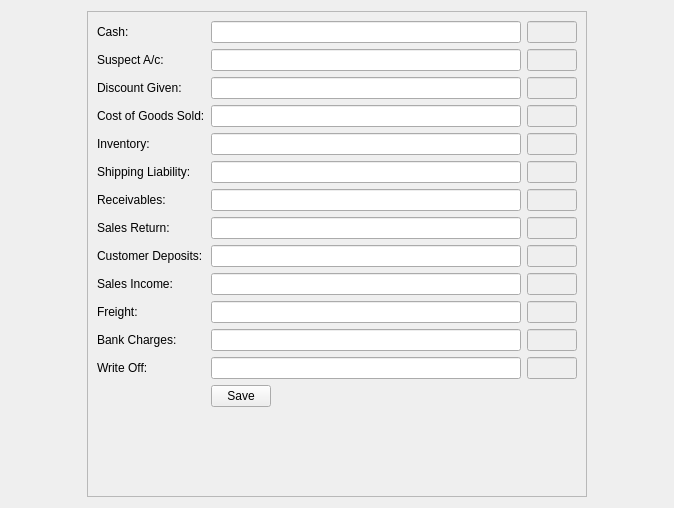
<?xml version="1.0" encoding="UTF-8"?>
<ui version="4.0">
 <class>ARStandardGLAccounts</class>
 <widget class="QWidget" name="ARStandardGLAccounts">
  <property name="geometry">
   <rect>
    <x>0</x>
    <y>0</y>
    <width>674</width>
    <height>508</height>
   </rect>
  </property>
  <property name="windowTitle">
   <string>Form</string>
  </property>
  <layout class="QGridLayout" name="gridLayout">
   <item row="0" column="0">
    <widget class="QFrame" name="frame">
     <property name="maximumSize">
      <size>
       <width>500</width>
       <height>16777215</height>
      </size>
     </property>
     <property name="frameShape">
      <enum>QFrame::StyledPanel</enum>
     </property>
     <property name="frameShadow">
      <enum>QFrame::Raised</enum>
     </property>
     <layout class="QFormLayout" name="formLayout">
      <item row="0" column="0">
       <widget class="QLabel" name="label">
        <property name="text">
         <string>Cash:</string>
        </property>
       </widget>
      </item>
      <item row="0" column="1">
       <layout class="QHBoxLayout" name="horizontalLayout">
        <item>
         <widget class="QLineEdit" name="cashAccountName"/>
        </item>
        <item>
         <widget class="QLineEdit" name="cashAccountId">
          <property name="enabled">
           <bool>false</bool>
          </property>
          <property name="maximumSize">
           <size>
            <width>50</width>
            <height>16777215</height>
           </size>
          </property>
         </widget>
        </item>
       </layout>
      </item>
      <item row="1" column="0">
       <widget class="QLabel" name="label_2">
        <property name="text">
         <string>Suspect A/c:</string>
        </property>
       </widget>
      </item>
      <item row="1" column="1">
       <layout class="QHBoxLayout" name="horizontalLayout_2">
        <item>
         <widget class="QLineEdit" name="suspectAccountName"/>
        </item>
        <item>
         <widget class="QLineEdit" name="suspectAccountId">
          <property name="enabled">
           <bool>false</bool>
          </property>
          <property name="maximumSize">
           <size>
            <width>50</width>
            <height>16777215</height>
           </size>
          </property>
         </widget>
        </item>
       </layout>
      </item>
      <item row="2" column="0">
       <widget class="QLabel" name="label_3">
        <property name="text">
         <string>Discount Given:</string>
        </property>
       </widget>
      </item>
      <item row="2" column="1">
       <layout class="QHBoxLayout" name="horizontalLayout_3">
        <item>
         <widget class="QLineEdit" name="discountGivenAccountName"/>
        </item>
        <item>
         <widget class="QLineEdit" name="discountGivenAccountId">
          <property name="enabled">
           <bool>false</bool>
          </property>
          <property name="maximumSize">
           <size>
            <width>50</width>
            <height>16777215</height>
           </size>
          </property>
         </widget>
        </item>
       </layout>
      </item>
      <item row="3" column="0">
       <widget class="QLabel" name="label_4">
        <property name="text">
         <string>Cost of Goods Sold:</string>
        </property>
       </widget>
      </item>
      <item row="3" column="1">
       <layout class="QHBoxLayout" name="horizontalLayout_4">
        <item>
         <widget class="QLineEdit" name="costOfGoodsAccountName"/>
        </item>
        <item>
         <widget class="QLineEdit" name="costOfGoodsAccountId">
          <property name="enabled">
           <bool>false</bool>
          </property>
          <property name="maximumSize">
           <size>
            <width>50</width>
            <height>16777215</height>
           </size>
          </property>
         </widget>
        </item>
       </layout>
      </item>
      <item row="4" column="0">
       <widget class="QLabel" name="label_5">
        <property name="text">
         <string>Inventory:</string>
        </property>
       </widget>
      </item>
      <item row="4" column="1">
       <layout class="QHBoxLayout" name="horizontalLayout_5">
        <item>
         <widget class="QLineEdit" name="inventoryAccountName"/>
        </item>
        <item>
         <widget class="QLineEdit" name="inventoryAccountId">
          <property name="enabled">
           <bool>false</bool>
          </property>
          <property name="maximumSize">
           <size>
            <width>50</width>
            <height>16777215</height>
           </size>
          </property>
         </widget>
        </item>
       </layout>
      </item>
      <item row="5" column="0">
       <widget class="QLabel" name="label_6">
        <property name="text">
         <string>Shipping Liability:</string>
        </property>
       </widget>
      </item>
      <item row="5" column="1">
       <layout class="QHBoxLayout" name="horizontalLayout_6">
        <item>
         <widget class="QLineEdit" name="shippingLiabilityAccountName"/>
        </item>
        <item>
         <widget class="QLineEdit" name="shippingLiabilityAccountId">
          <property name="enabled">
           <bool>false</bool>
          </property>
          <property name="maximumSize">
           <size>
            <width>50</width>
            <height>16777215</height>
           </size>
          </property>
         </widget>
        </item>
       </layout>
      </item>
      <item row="6" column="0">
       <widget class="QLabel" name="label_7">
        <property name="text">
         <string>Receivables:</string>
        </property>
       </widget>
      </item>
      <item row="6" column="1">
       <layout class="QHBoxLayout" name="horizontalLayout_7">
        <item>
         <widget class="QLineEdit" name="receivableAccountName"/>
        </item>
        <item>
         <widget class="QLineEdit" name="receivableAccountId">
          <property name="enabled">
           <bool>false</bool>
          </property>
          <property name="maximumSize">
           <size>
            <width>50</width>
            <height>16777215</height>
           </size>
          </property>
         </widget>
        </item>
       </layout>
      </item>
      <item row="7" column="0">
       <widget class="QLabel" name="label_8">
        <property name="text">
         <string>Sales Return:</string>
        </property>
       </widget>
      </item>
      <item row="7" column="1">
       <layout class="QHBoxLayout" name="horizontalLayout_8">
        <item>
         <widget class="QLineEdit" name="salesReturnAccountName"/>
        </item>
        <item>
         <widget class="QLineEdit" name="salesReturnAccountId">
          <property name="enabled">
           <bool>false</bool>
          </property>
          <property name="maximumSize">
           <size>
            <width>50</width>
            <height>16777215</height>
           </size>
          </property>
         </widget>
        </item>
       </layout>
      </item>
      <item row="8" column="0">
       <widget class="QLabel" name="label_9">
        <property name="text">
         <string>Customer Deposits:</string>
        </property>
       </widget>
      </item>
      <item row="8" column="1">
       <layout class="QHBoxLayout" name="horizontalLayout_9">
        <item>
         <widget class="QLineEdit" name="customerDepositAccountName"/>
        </item>
        <item>
         <widget class="QLineEdit" name="customerDepositAccountId">
          <property name="enabled">
           <bool>false</bool>
          </property>
          <property name="maximumSize">
           <size>
            <width>50</width>
            <height>16777215</height>
           </size>
          </property>
         </widget>
        </item>
       </layout>
      </item>
      <item row="9" column="0">
       <widget class="QLabel" name="label_10">
        <property name="text">
         <string>Sales Income:</string>
        </property>
       </widget>
      </item>
      <item row="9" column="1">
       <layout class="QHBoxLayout" name="horizontalLayout_10">
        <item>
         <widget class="QLineEdit" name="salesIncomeAccountName"/>
        </item>
        <item>
         <widget class="QLineEdit" name="salesIncomeAccountId">
          <property name="enabled">
           <bool>false</bool>
          </property>
          <property name="maximumSize">
           <size>
            <width>50</width>
            <height>16777215</height>
           </size>
          </property>
         </widget>
        </item>
       </layout>
      </item>
      <item row="10" column="0">
       <widget class="QLabel" name="label_11">
        <property name="text">
         <string>Freight:</string>
        </property>
       </widget>
      </item>
      <item row="10" column="1">
       <layout class="QHBoxLayout" name="horizontalLayout_11">
        <item>
         <widget class="QLineEdit" name="freightAccountName"/>
        </item>
        <item>
         <widget class="QLineEdit" name="freightAccountId">
          <property name="enabled">
           <bool>false</bool>
          </property>
          <property name="maximumSize">
           <size>
            <width>50</width>
            <height>16777215</height>
           </size>
          </property>
         </widget>
        </item>
       </layout>
      </item>
      <item row="11" column="0">
       <widget class="QLabel" name="label_12">
        <property name="text">
         <string>Bank Charges:</string>
        </property>
       </widget>
      </item>
      <item row="11" column="1">
       <layout class="QHBoxLayout" name="horizontalLayout_12">
        <item>
         <widget class="QLineEdit" name="bankChargesAccountName"/>
        </item>
        <item>
         <widget class="QLineEdit" name="bankChargesAccountId">
          <property name="enabled">
           <bool>false</bool>
          </property>
          <property name="maximumSize">
           <size>
            <width>50</width>
            <height>16777215</height>
           </size>
          </property>
         </widget>
        </item>
       </layout>
      </item>
      <item row="12" column="0">
       <widget class="QLabel" name="label_13">
        <property name="text">
         <string>Write Off:</string>
        </property>
       </widget>
      </item>
      <item row="12" column="1">
       <layout class="QHBoxLayout" name="horizontalLayout_13">
        <item>
         <widget class="QLineEdit" name="writeOffAccountName"/>
        </item>
        <item>
         <widget class="QLineEdit" name="writeOffAccountId">
          <property name="enabled">
           <bool>false</bool>
          </property>
          <property name="maximumSize">
           <size>
            <width>50</width>
            <height>16777215</height>
           </size>
          </property>
         </widget>
        </item>
       </layout>
      </item>
      <item row="13" column="1">
       <widget class="QPushButton" name="btn_save">
        <property name="maximumSize">
         <size>
          <width>60</width>
          <height>16777215</height>
         </size>
        </property>
        <property name="text">
         <string>Save</string>
        </property>
       </widget>
      </item>
     </layout>
    </widget>
   </item>
  </layout>
 </widget>
 <resources/>
 <connections/>
</ui>
